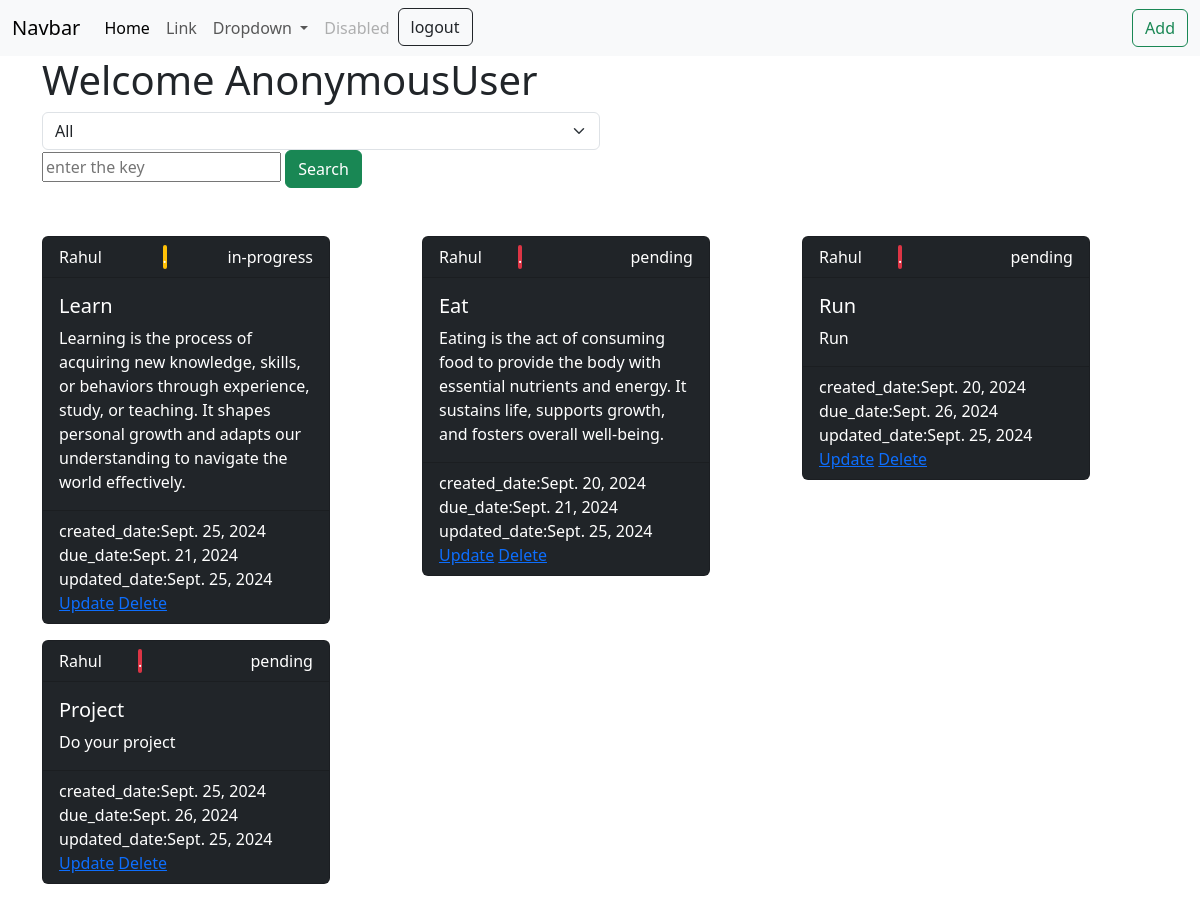
The app's page /task/list/ with its own data.
### notes/models.py (models this page shows, shortened)
class Task(models.Model):
    title=models.CharField(max_length=200)
    description=models.TextField()
    created_date=models.DateTimeField(auto_now_add=True)
    due_date=models.DateTimeField(null=True)
    category_choices=(
        ("personal","personal"),
        ("business","business")
    )
    category=models.CharField(max_length=200,choices=category_choices,default="personal")
    status_choices=(
        ("pending","pending"),
        ("in-progress","in-progress"),
        ("done","done")
    )
    status=models.CharField(max_length=200,choices=status_choices,default="pending")
    updated_date=models.DateTimeField(auto_now=True)
    user=models.CharField(max_length=200)

### notes/views.py (the view)
# urls.py: path("task/list/",views.TaskListView.as_view(),name="task-list"),
class TaskListView(View):
    def get(self,request,*args,**kwargs):
        search_text=request.GET.get("search_text")
        selected_category=request.GET.get("category","all")
        if selected_category=="all":
            qs=Task.objects.all()
        else:
            qs=Task.objects.filter(category=selected_category)
        if search_text != None:
            qs=Task.objects.filter(
                Q(title__contains=search_text)|
                Q(description__contains=search_text)
            )
        return render(request,"tasks_list.html",{"tasks":qs,"selected":selected_category})

### notes/templates/tasks_list.html (shortened to what this page needs)
{%extends 'basepage.html'%}
{%block main_block%}
<div class="container">
    <div class="w-50">
        <h1>Welcome {{request.user}}</h1>
        <form>
            <select name="category" id="" class="form-select" onchange="this.form.submit()">
                <option value="all"{% if selected == 'all'%}selected{%endif%}>All</option>
            </select>
        </form>
        <form action="">
            <input type="text" placeholder="enter the key" name="search_text">
            <button type="submit" class="btn btn-success">Search</button>
        </form>
    </div>
</div>
<div class="container py-5">
    <div class="row">
        {%for t in tasks%}
        <div class="col-4">
            <div class="card text-bg-dark mb-3" style="max-width: 18rem;">
                <div class="card-header d-flex justify-content-between">
                    <div>{{t.user}}</div>
                    <div>
                        {%if t.status == 'pending'%}
                        <div class="bg-danger rounded">.</div>
                        {%endif%}
                    </div>
                    <div>
                        {%if t.status == 'in-progress'%}
                        <div class="bg-warning rounded">.</div>
                        {%endif%}
                    </div>
                    <div>{{t.status}}</div>
                </div>
                <div class="card-body">
                    <h5 class="card-title">{{t.title}}</h5>
                    <p class="card-text">{{t.description}}</p>
                </div>
                <div class="card-footer text-body-white">
                    created_date:{{t.created_date|date}}
                    due_date:{{t.due_date|date}}
                    updated_date:{{t.updated_date|date}}
                    <a href="{%url 'task-update' t.id %}">Update</a>
                    <a href="{%url 'task-delete' t.id %}">Delete</a>
                </div>
            </div>
    </div>
    {%endfor%}
</div>
</div>
{%endblock%}

### notes/templates/basepage.html (shortened to what this page needs)
<!DOCTYPE html>
<html lang="en">
<head>
    <link href="https://cdn.jsdelivr.net/npm/bootstrap@5.3.3/dist/css/bootstrap.min.css" rel="stylesheet"
>
</head>
<body>
    <nav class="navbar navbar-expand-lg bg-body-tertiary">
        <div class="container-fluid">
            <a class="navbar-brand" href="#">Navbar</a>
            <div class="collapse navbar-collapse" id="navbarSupportedContent">
                <ul class="navbar-nav me-auto mb-2 mb-lg-0">
                    <li class="nav-item">
                        <a class="nav-link active" aria-current="page" href="#">Home</a>
                    </li>
                    <li class="nav-item">
                        <a class="nav-link" href="#">Link</a>
                    </li>
                    <li class="nav-item dropdown">
                        <a class="nav-link dropdown-toggle" href="#" role="button" data-bs-toggle="dropdown"
                            aria-expanded="false">
                            Dropdown
                        </a>
                    </li>
                    <li class="nav-item">
                        <a class="nav-link disabled" aria-disabled="true">Disabled</a>
                    </li>
                    <li>
                        <a href="{%url 'signout'%}" class="btn btn-outline-dark">logout</a>
                    </li>
                </ul>
                <a class="btn btn-outline-success" href="{% url 'task-add' %}">Add</a>
            </div>
        </div>
    </nav>
    {% block main_block %}
    {% endblock %}
</body>
</html>

### records on screen
Task: user "Rahul", status "in-progress", title "Learn", description "Learning is the process of acquiring new knowledge, skills, or behaviors through experience, study, or teaching. It shapes personal growth and adapts our understanding to navigate the world effectively.", created_date "Sept. 25, 2024", due_date "Sept. 21, 2024", updated_date "Sept. 25, 2024"
Task: user "Rahul", status "pending", title "Eat", description "Eating is the act of consuming food to provide the body with essential nutrients and energy. It sustains life, supports growth, and fosters overall well-being.", created_date "Sept. 20, 2024", due_date "Sept. 21, 2024", updated_date "Sept. 25, 2024"
Task: user "Rahul", status "pending", title "Run", description "Run", created_date "Sept. 20, 2024", due_date "Sept. 26, 2024", updated_date "Sept. 25, 2024"
Task: user "Rahul", status "pending", title "Project", description "Do your project", created_date "Sept. 25, 2024", due_date "Sept. 26, 2024", updated_date "Sept. 25, 2024"

### other values on screen
{{ request.user }} "AnonymousUser"
